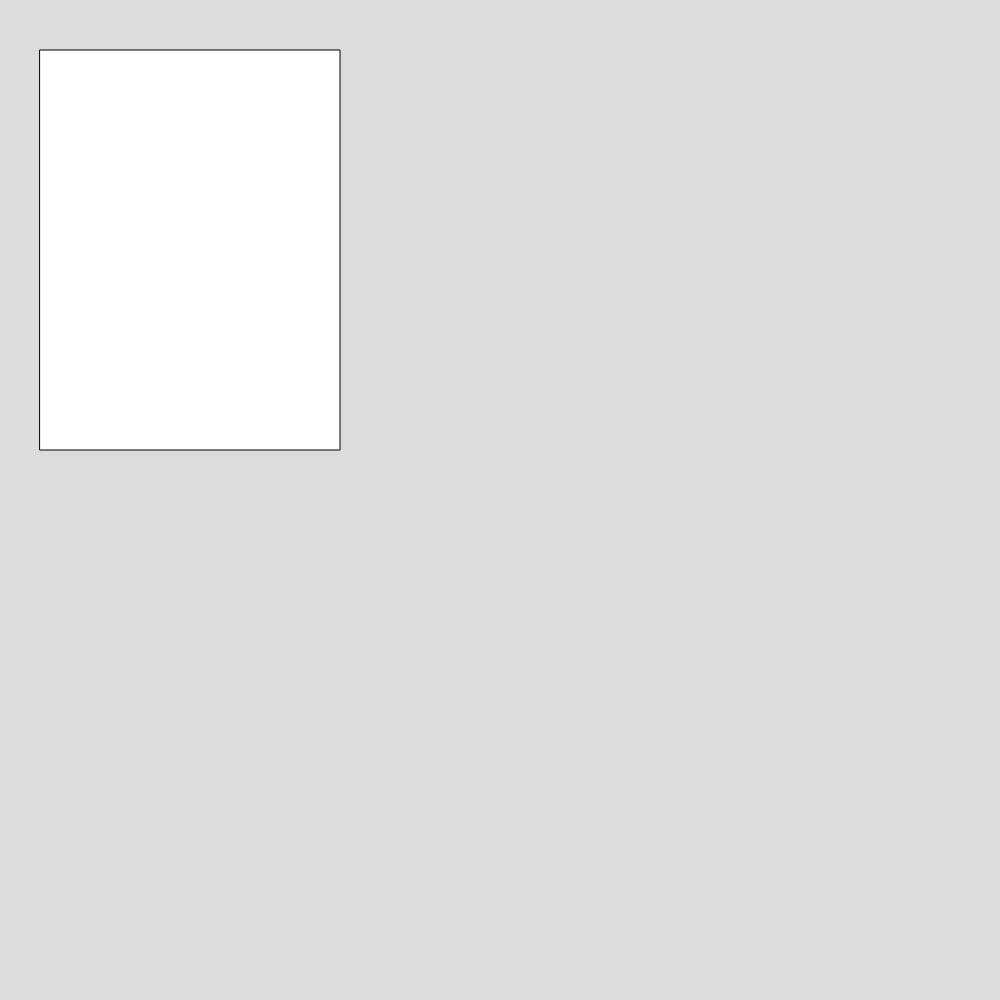
Frame 1 (no input)
Frame 60 (no input): identical to frame 1, image omitted
Frame 120 (the mouse pressed at the canvas centre since frame 60): identical to frame 1, image omitted

The p5.js sketch that drew this single still picture (run headless with seeded random() and noise() and a simulated clock; from frame 60 on, the mouse is pressed at the canvas centre):

// p5.js sketch
// ── sketch.js
function setup() {
  createCanvas(1000, 1000);
}

function draw() {
  background(220);
  rect(40 + x, 50, 300 + x, 400);
}
//Variable
let x = 0;

//Move rectangle
function keyPressed(){
if (keyCode === LEFT_ARROW){
  x -= 100;
} else if (keyCode === RIGHT_ARROW){
    x += 200;
} else {
}
}
